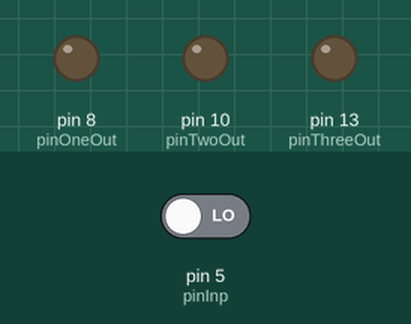
Simulated run of this sketch. Board: Arduino Uno, built with avr-gcc and run on an emulated ATmega328P. Parts: output pins drawn as LEDs (lit = HIGH). Dashed ring = blinking. The test bench sets the inputs (shaded band); at power-on: pin 5 (pinInp) LOW.

Above: at 1.2 s.
1.3 s: pin 5 (pinInp) driven HIGH
At 1.7 s:
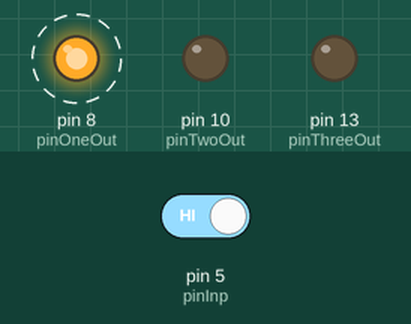
At 2.2 s:
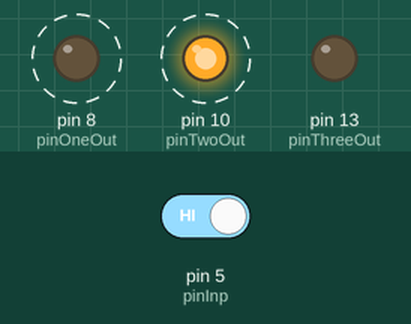
4.3 s: pin 5 (pinInp) driven LOW
At 4.7 s:
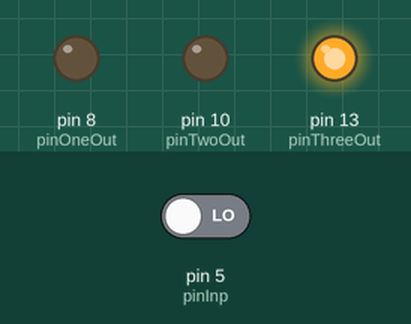
Timing chart, 0 to 7.3 s (numbered marks = the images above; inputs shaded):
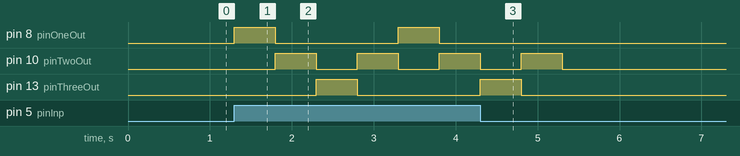

Measured:
- after the input at 1.3 s, pin 8 (pinOneOut): alternates HIGH for 0.50 s and LOW for 1.5 s, starting at once; pin 10 (pinTwoOut): alternates HIGH for 0.50 s and LOW for 0.50 s, starting after 0.50 s; pin 13 (pinThreeOut): LOW → HIGH after 1.0 s, → LOW 0.50 s later
- after the input at 4.3 s, pin 8 (pinOneOut): stops changing and stays LOW; pin 10 (pinTwoOut): goes on until 5.3 s, then stays LOW; pin 13 (pinThreeOut): goes on until 4.8 s, then stays LOW

The sketch:

UNT-Clase-Arduino02_001.ino
```cpp
// C++ code
//

int buttonState = 0;
int pinInp = 5;
int pinOneOut = 8;
int pinTwoOut = 10;
int pinThreeOut = 13;

void setup()
{
  pinMode(pinInp, INPUT);
  pinMode(pinOneOut, OUTPUT);
  pinMode(pinTwoOut, OUTPUT);
  pinMode(pinThreeOut, OUTPUT);

}

void loop()
{
  buttonState = digitalRead(pinInp);
  if (buttonState == HIGH)
  {
  	digitalWrite(pinOneOut, HIGH);
    digitalWrite(pinTwoOut, LOW);
    digitalWrite(pinThreeOut, LOW);
    delay (500);
    digitalWrite(pinOneOut, LOW);
    digitalWrite(pinTwoOut, HIGH);
    digitalWrite(pinThreeOut, LOW);
    delay (500);
    digitalWrite(pinOneOut, LOW);
    digitalWrite(pinTwoOut, LOW);
    digitalWrite(pinThreeOut, HIGH);
    delay (500);
    digitalWrite(pinOneOut, LOW);
    digitalWrite(pinTwoOut, HIGH);
    digitalWrite(pinThreeOut, LOW);
    delay (500);
  }
  else
  {
    digitalWrite(pinOneOut, LOW);
    digitalWrite(pinTwoOut, LOW);
    digitalWrite(pinThreeOut, LOW);
  }
}  
```
